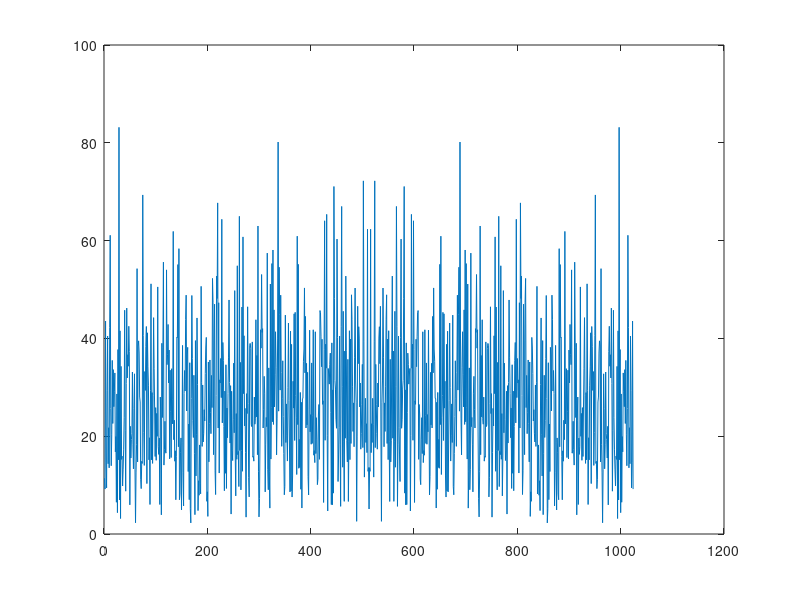
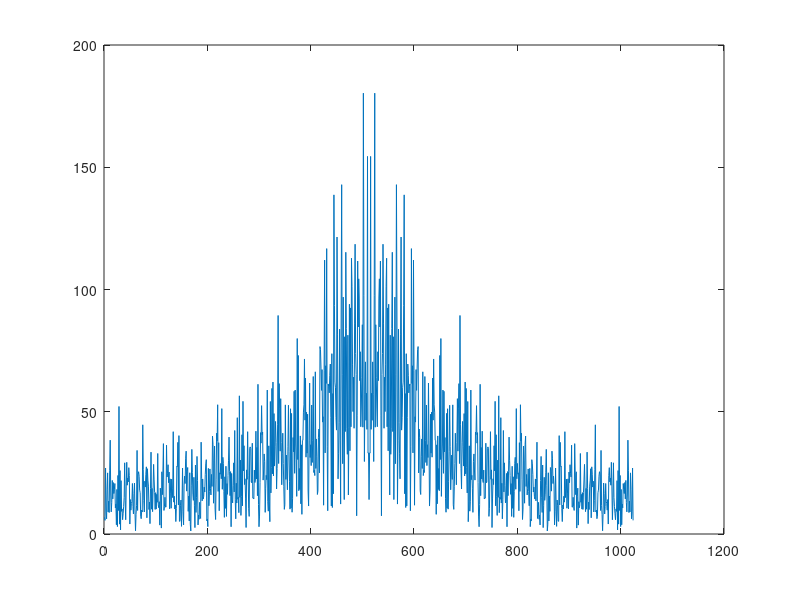
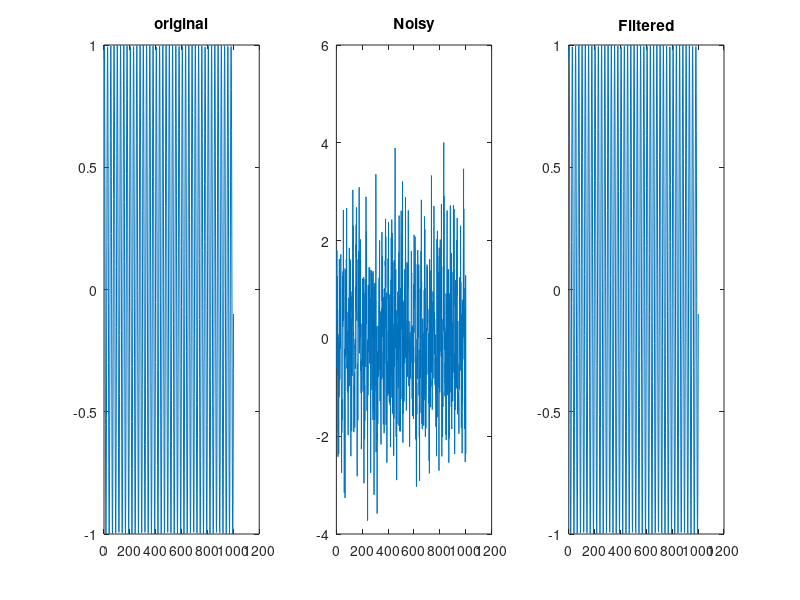

The MATLAB script that drew these images, in order:
clear
close all
clc

n=0:1000;
phi = rand(1)*2*pi;
s = sin(0.25*n+phi);

w = randn(1,length(n));
v = filter(1,[1,-0.6],w); %colored noise

%check 
figure;plot(abs(fftshift(fft(w,2^10))))

figure;plot(abs(fftshift(fft(v,2^10))))

x = s+w;


%rn = w.*v;
v0 = v;
w0 = w;

%find the cross correlation
rsx=[0;0];
for n=2:length(v)
    rsx(1)=rsx(1)+v(n)*w(n);
    rsx(2)=rsx(2)+v(n-1)*w(n);
end
rsx=rsx/(length(v)-1);


%find the autocorrelation
v1 = v0;
v2 = v0;

v1(end) = [];
v2(1) = [];

X = [v2;v1];
Rxx = X*X'/length(v1);


hW =  rsx' * inv(Rxx);

%hW = hW;

%corr_vector = xcorr(v, w);

%here find the filter hW
%hW =[];

%apply to colored noise to make it white again 
w_hat = filter(hW,1,v);

%check to see the whitening
figure;plot(abs(fftshift(fft(w_hat,2^10))))


norm(w-w_hat); %to minimize
x_hat = x-w_hat;

subplot(131);plot(s);title('original');
subplot(132);plot(x);title('Noisy');
subplot(133);plot(x_hat);title('Filtered');


rms_noise = norm(x-s);
rms_filtered_noise = norm(x-s-w_hat);